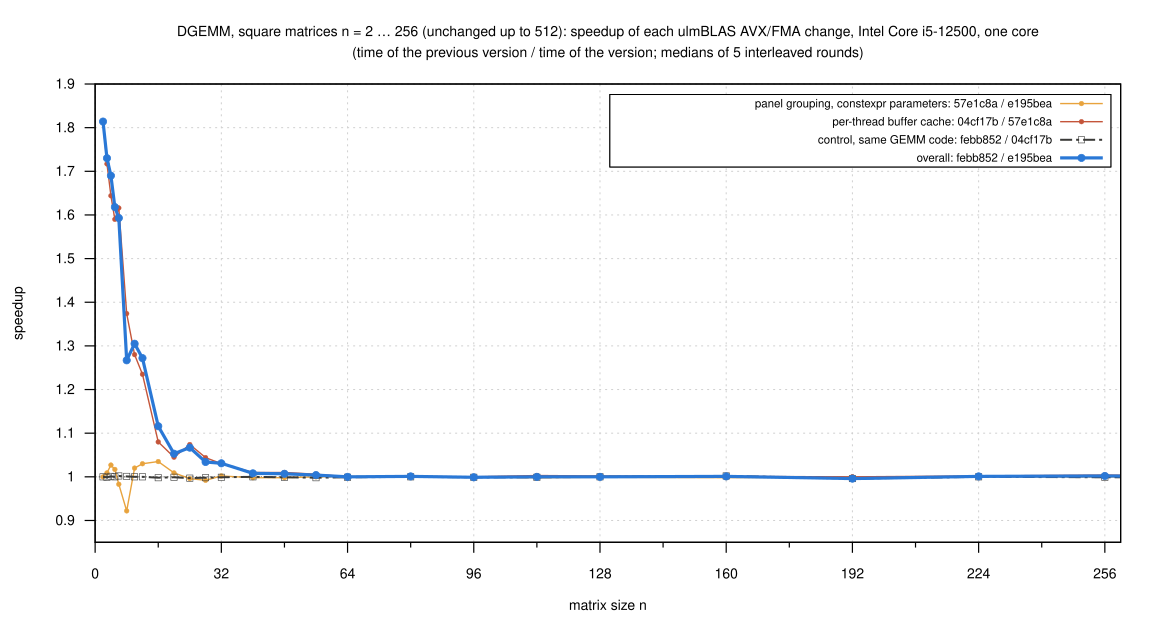

Here is the gnuplot script that generated this plot:
load "_style.gp"
set terminal svg size 1150,620 dynamic enhanced font "Helvetica,14" background rgb "white"
set output "steps.svg"
set title "DGEMM, square matrices n = 2 … 256 (unchanged up to 512): speedup of each ulmBLAS AVX/FMA change, Intel Core i5-12500, one core\n(time of the previous version / time of the version; medians of 5 interleaved rounds)" font ",14"
set xlabel "matrix size n"
set ylabel "speedup"
set xrange [0:260]
set xtics 0, 32, 256
set mxtics 2
set yrange [0.85:1.9]
set ytics 0.1
set key inside right top vertical font ",11.5" spacing 1.05 box opaque
plot 1 with lines ls 9 notitle, \
     D."dgemm_sweep.csv" using "n":"avx_pre_over_avx_pub"     with linespoints ls 2 title "panel grouping, constexpr parameters: 57e1c8a / e195bea", \
     ""                  using "n":"avx_cache_over_avx_pre"   with linespoints ls 3 title "per-thread buffer cache: 04cf17b / 57e1c8a", \
     ""                  using "n":"avx_cur_over_avx_cache"   with linespoints ls 7 title "control, same GEMM code: febb852 / 04cf17b", \
     ""                  using "n":"avx_cur_over_avx_pub"     with linespoints ls 4 title "overall: febb852 / e195bea"
